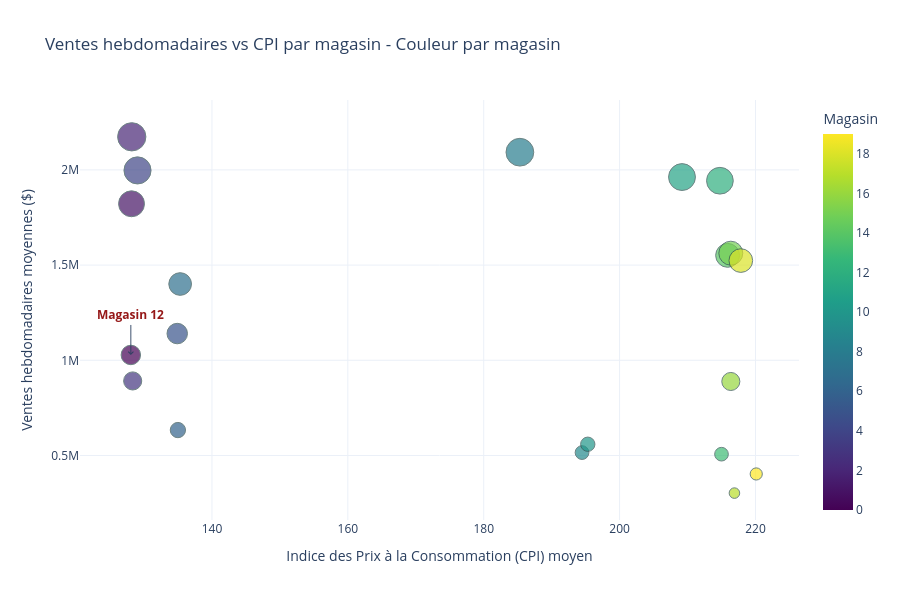

Notebook source saved alongside this figure:
### Code cell
import pandas as pd
import plotly.express as px

# Calculer les agrégats par magasin
sales_by_store = df.groupby('Store')['Weekly_Sales'].mean()
cpi_by_store = df.groupby('Store')['CPI'].mean()

# Fusionner dans un DataFrame
data = pd.DataFrame({
    'Store': sales_by_store.index,
    'Weekly_Sales': sales_by_store.values,
    'CPI': cpi_by_store.values
}).sort_values('CPI')  # Tri par CPI pour une meilleure visualisation

# Ajouter une colonne d'indice pour la couleur
data['Store_Index'] = range(len(data))

# Créer le scatter plot
fig = px.scatter(
    data,
    x='CPI',
    y='Weekly_Sales',
    color='Store_Index',
    size='Weekly_Sales',
    hover_data={'Store': True},  # Affiche le vrai numéro du magasin au survol
    color_continuous_scale='Viridis',
    labels={
        'CPI': 'Indice des Prix à la Consommation (CPI) moyen',
        'Weekly_Sales': 'Ventes hebdomadaires moyennes ($)',
        'Store_Index': 'Magasin (ID)'
    },
    title="Ventes hebdomadaires vs CPI par magasin - Couleur par magasin"
)

# Personnalisation
fig.update_traces(
    marker=dict(line=dict(width=1, color='DarkSlateGrey')),
    hovertemplate="<b>Magasin %{customdata[0]}</b><br>" +
                  "CPI: %{x:.2f}<br>" +
                  "Ventes: $%{y:,.2f}<extra></extra>"
)

fig.update_layout(
    template="plotly_white",
    height=600,
    coloraxis_colorbar=dict(title="Magasin"),
    xaxis=dict(tickfont=dict(size=12)),
    yaxis=dict(tickfont=dict(size=12))
)

# Ajouter une annotation pour le magasin 12
if 12 in data['Store'].values:
    row_12 = data[data['Store'] == 12].iloc[0]
    fig.add_annotation(
        x=row_12['CPI'],
        y=row_12['Weekly_Sales'],
        text="Magasin 12",
        showarrow=True,
        arrowhead=4,
        ax=0,
        ay=-40,
        font=dict(color="darkred", size=12, weight="bold"),
        bgcolor="white",
        opacity=0.9
    )

# Afficher
fig.show()

# Optionnel : sauvegarder
# fig.write_image("sales_vs_cpi_by_store.png", width=1200, height=600)

### Figure 1 — Plotly figure (JSON) as saved in the notebook; plotly's stock layout.template omitted (floating-point values rounded to 4 significant figures)
{"data": [{"customdata": [[12.0], [10.0], [4.0], [17.0], [13.0], [18.0], [15.0], [19.0], [14.0], [16.0], [7.0], [20.0], [2.0], [9.0], [6.0], [1.0], [8.0], [5.0], [11.0], [3.0]], "hovertemplate": "<b>Magasin %{customdata[0]}</b><br>CPI: %{x:.2f}<br>Ventes: $%{y:,.2f}<extra></extra>", "legendgroup": "", "marker": {"color": [0, 1, 2, 3, 4, 5, 6, 7, 8, 9, 10, 11, 12, 13, 14, 15, 16, 17, 18, 19], "coloraxis": "coloraxis", "line": {"color": "DarkSlateGrey", "width": 1}, "size": [1028000.0, 1822000.0, 2174000.0, 891600.0, 1997000.0, 1140000.0, 633600.0, 1401000.0, 2093000.0, 515300.0, 559100.0, 1962000.0, 1943000.0, 506900.0, 1551000.0, 1563000.0, 888800.0, 302500.0, 1524000.0, 403100.0], "sizemode": "area", "sizeref": 5434.0, "symbol": "circle"}, "mode": "markers", "name": "", "orientation": "v", "showlegend": false, "type": "scatter", "x": [128.1, 128.2, 128.2, 128.3, 129.0, 134.9, 135.0, 135.3, 185.3, 194.5, 195.3, 209.2, 214.8, 215.0, 215.9, 216.4, 216.4, 216.9, 217.8, 220.1], "xaxis": "x", "y": [1028000.0, 1822000.0, 2174000.0, 891600.0, 1997000.0, 1140000.0, 633600.0, 1401000.0, 2093000.0, 515300.0, 559100.0, 1962000.0, 1943000.0, 506900.0, 1551000.0, 1563000.0, 888800.0, 302500.0, 1524000.0, 403100.0], "yaxis": "y"}], "layout": {"annotations": [{"arrowhead": 4, "ax": 0, "ay": -40, "bgcolor": "white", "font": {"color": "darkred", "size": 12, "weight": "bold"}, "opacity": 0.9, "showarrow": true, "text": "Magasin 12", "x": 128.1, "y": 1028000.0}], "coloraxis": {"colorbar": {"title": {"text": "Magasin"}}, "colorscale": [[0, "#440154"], [0.1111, "#482878"], [0.2222, "#3e4989"], [0.3333, "#31688e"], [0.4444, "#26828e"], [0.5556, "#1f9e89"], [0.6667, "#35b779"], [0.7778, "#6ece58"], [0.8889, "#b5de2b"], [1, "#fde725"]]}, "height": 600, "legend": {"itemsizing": "constant", "tracegroupgap": 0}, "title": {"text": "Ventes hebdomadaires vs CPI par magasin - Couleur par magasin"}, "xaxis": {"anchor": "y", "domain": [0, 1], "tickfont": {"size": 12}, "title": {"text": "Indice des Prix à la Consommation (CPI) moyen"}}, "yaxis": {"anchor": "x", "domain": [0, 1], "tickfont": {"size": 12}, "title": {"text": "Ventes hebdomadaires moyennes ($)"}}}}
